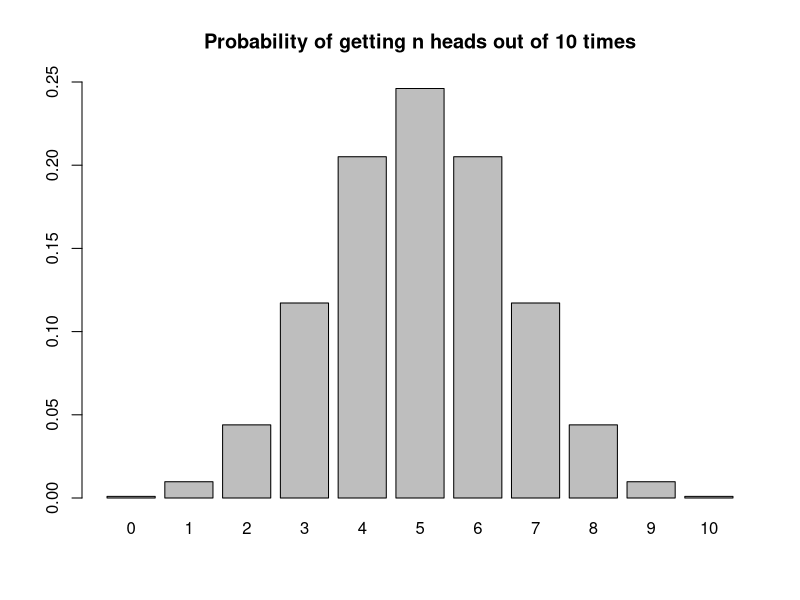
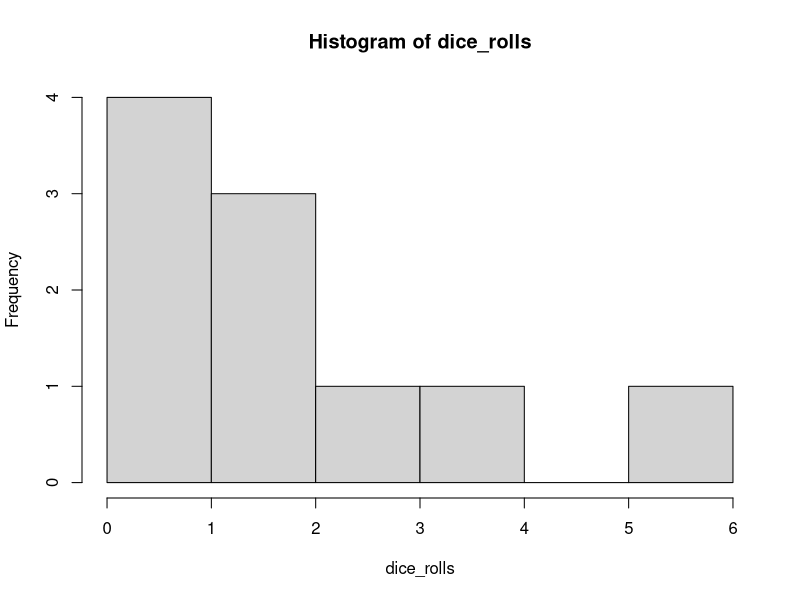
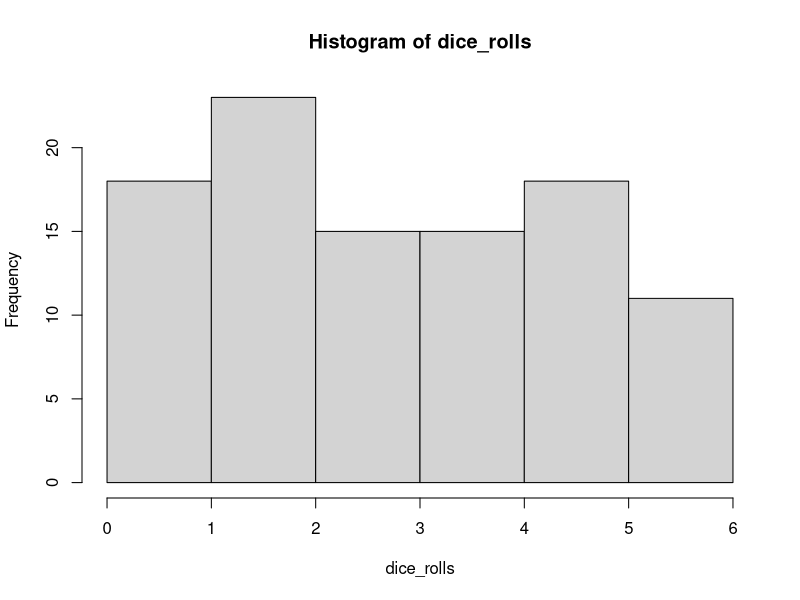
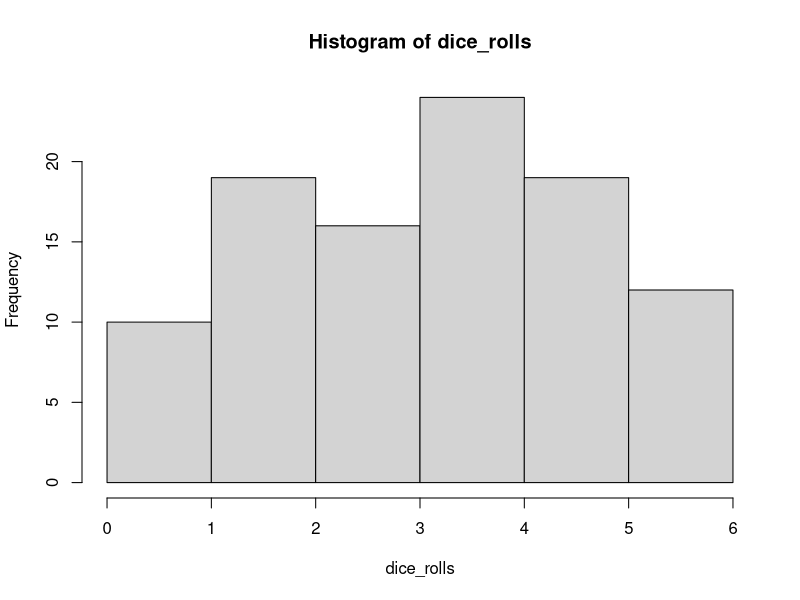
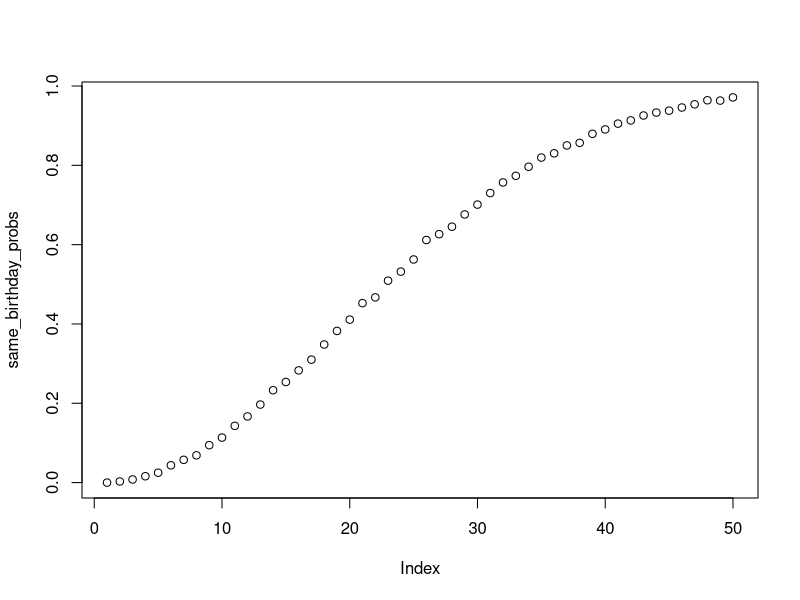

Reproduce these figures in R, in order.
## ---- chunk 1
coin <- c("Head", "Tail")
sample(coin, size = 1, replace = TRUE)
## ---- chunk 2
dice <- 1:6
sample(dice, size = 2, replace = TRUE)
## ---- chunk 3
generate_poker_deck <- function() {
  suits <- c("Spades", "Hearts", "Diamonds", "Clubs")
  ranks <- c("Ace", 2:10, "Jack", "Queen", "King")
  poker_deck <- c()
  for (s in suits) {
    for (r in ranks) {
      card <- sprintf("%s of %s", r, s)
      poker_deck <- c(poker_deck, card)
    }
  }
  return(poker_deck)
}
poker_deck <- generate_poker_deck()
sample(poker_deck, size = 13, replace = FALSE)
## ---- chunk 4
rbinom(n = 1, size = 1, prob = 0.5)  # single flip, single time
rbinom(n = 3, size = 1, prob = 0.5)  # single flip, many times
rbinom(n = 1, size = 3, prob = 0.5)  # many flips, single time
rbinom(n = 20, size = 3, prob = 0.5) # many flips, many times
## ---- chunk 5
dbinom(x = 0, size = 10, prob = 0.5) # the probability of getting 0 head out of 10 times of single flip
dbinom(x = 1, size = 10, prob = 0.5) # the probability of getting 1 head out of 10 times of single flip
dbinom(x = 2, size = 10, prob = 0.5) # the probability of getting 2 heads out of 10 times of single flip
## ---- chunk 6
n_head <- 0:10
n_head_probs <- dbinom(x = n_head, size = 10, prob = 0.5)
barplot(n_head_probs, names.arg = n_head, ylim = c(0, 0.25), main = "Probability of getting n heads out of 10 times")
## ---- chunk 7
pbinom(q = 0, size = 10, prob = 0.5) # the probability of getting less than or equal to 0 head out of 10 times of trials
pbinom(q = 1, size = 10, prob = 0.5) # the probability of getting less than or equal to 0 head out of 10 times of trials
dbinom(x = 0, size = 10, prob = 0.5) + dbinom(x = 1, size = 10, prob = 0.5)
## ---- chunk 8
1 - pbinom(q = 1, size = 10, prob = 0.5)
pbinom(q = 1, size = 10, prob = 0.5, lower.tail = FALSE)
## ---- chunk 9
coin_flips <- rbinom(10, size = 1, prob = 0.5)
p_head <- sum(coin_flips) / length(coin_flips)
p_head
## ---- chunk 10
coin_flips <- rbinom(100, size = 1, prob = 0.5)
p_head <- sum(coin_flips) / length(coin_flips)
p_head
## ---- chunk 11
coin_flips <- rbinom(1000, size = 1, prob = 0.5)
p_head <- sum(coin_flips) / length(coin_flips)
p_head
## ---- chunk 12
mean(1:6)
## ---- chunk 13
dice <- 1:6
dice_rolls <- sample(dice, size = 10, replace = TRUE)
mean(dice_rolls)
hist(dice_rolls, breaks = 0:6)
## ---- chunk 14
dice_rolls <- sample(dice, size = 100, replace = TRUE)
mean(dice_rolls)
hist(dice_rolls, breaks = 0:6)
## ---- chunk 15
dice_rolls <- sample(dice, size = 100, replace = TRUE)
mean(dice_rolls)
hist(dice_rolls, breaks = 0:6)
## ---- chunk 16
coin_A <- rbinom(n = 10000, size = 1, prob = 0.5)
coin_B <- rbinom(n = 10000, size = 1, prob = 0.5)
mean(coin_A == 1 & coin_B == 1) # Both coin_A and coin_B are heads
## ---- chunk 17
0.5 * 0.5
## ---- chunk 18
coin_A <- rbinom(n = 10000, size = 1, prob = 0.5)
coin_B <- rbinom(n = 10000, size = 1, prob = 0.5)
mean(coin_A == 1 | coin_B == 1) # coin_A is head or coin_B is head
## ---- chunk 19
(0.5 + 0.5) - 0.5*0.5
## ---- chunk 20
# intersection
coin_A <- rbinom(n = 10000, size = 1, prob = 0.5)
coin_B <- rbinom(n = 10000, size = 1, prob = 0.5)
coin_C <- rbinom(n = 10000, size = 1, prob = 0.5)
mean(coin_A == 1 & coin_B == 1 & coin_C == 1)
## ---- chunk 21
0.5**3
## ---- chunk 22
# union
coin_A <- rbinom(n = 10000, size = 1, prob = 0.5)
coin_B <- rbinom(n = 10000, size = 1, prob = 0.5)
coin_C <- rbinom(n = 10000, size = 1, prob = 0.5)
mean(coin_A == 1 | coin_B == 1 | coin_C == 1)
## ---- chunk 23
(0.5 + 0.5 + 0.5) - (0.5**2 + 0.5**2 + 0.5**2) + 0.5**3
## ---- chunk 24
dates_in_a_year <- format(as.Date(1:365, origin = "2019-01-01"), "%m-%d")
birthdays_num <- sample(1:365, size = 40, replace = TRUE)
birthdays <- dates_in_a_year[birthdays_num]
birthdays
## ---- chunk 25
counter <- 0
for (i in 1:10000) {
  birthdays_num <- sample(1:365, size = 40, replace = TRUE)
  if (length(unique(birthdays_num)) < length(birthdays_num)) {
    counter <- counter + 1
  }
}
p_same_birthday <- counter / 10000
p_same_birthday
## ---- chunk 26
p_same_birthday <- function(n, n_simulations = 10000) {
  counter <- 0
  for (i in 1:n_simulations) {
    birthdays_num <- sample(1:365, size = n, replace = TRUE)
    unique_birthdays_num <- unique(birthdays_num)
    if (length(unique_birthdays_num) < length(birthdays_num)) {
      counter <- counter + 1
    }
  }
  p_same_birthday <- counter / n_simulations
  return(p_same_birthday)
}
## ---- chunk 27
same_birthday_probs <- sapply(1:50, p_same_birthday)
same_birthday_probs
## ---- chunk 28
plot(same_birthday_probs)
## ---- chunk 29
initial_pick <- sample(1:3, size = 1)
initial_pick
## ---- chunk 30
winning_prob_stick <- function(n_simulations = 10000) {
  doors <- c(1,2,3)
  n_wins <- 0
  for(i in 1:n_simulations){
    prize <- sample(doors, size = 1)
    initial_pick <- sample(doors, size = 1)
    if(initial_pick == prize){
      n_wins <- n_wins + 1
    }
  }
  winning_prob <- n_wins / n_simulations
  return(winning_prob)
}
## ---- chunk 31
winning_prob_stick()
## ---- chunk 32
reveal_strategy <- function(doors, prize, initial_pick){
  if (prize == initial_pick) {
    reveal <- sample(x = doors[-prize], size = 1) # Sample at random from the two remaining doors
  } else {
    reveal <- doors[-c(prize, initial_pick)] # When the prize and initial pick are different, reveal the remaining door
  }
  return(reveal)
}
## ---- chunk 33
winning_prob_switch <- function(n_simulations = 10000) {
  doors <- c(1,2,3)
  n_wins <- 0
  for(i in 1:n_simulations){
    prize <- sample(doors, size = 1)
    initial_pick <- sample(doors, size = 1)
    reveal <- reveal_strategy(doors, prize, initial_pick) # reveal according to reveal_strategy
    final_pick <- doors[c(-initial_pick, -reveal)] # switch
    if (final_pick == prize) {
      n_wins <- n_wins + 1
    }
  }
  winning_prob <- n_wins / n_simulations
  return(winning_prob)
}
## ---- chunk 34
winning_prob_switch()
